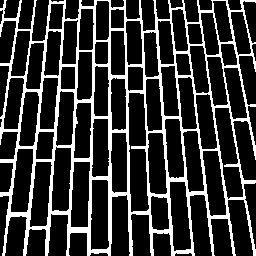
#> input picture tests/fixtures/vector_map/corpus/brick/mask.png, 256 x 256 px, found by its file name
$ python vector_map_topology_fallback.py
#> lines starting #> are read from the running program, lines starting #| are printed output that depends on the picture
### tests/fixtures/vector_map/corpus/make_corpus.py
"""Generate the S1.4 acceptance corpus v1 (STABL-cbwzjyky, spec 10).

Eight cases, two per required image class. Wrapper convention: white (255) is material.
Each case commits source.png (the processing-size input) and mask.png (the reviewed
intended geometry). The mask is traced. The render is compared with the same mask.

skimage sources come from the skimage 0.26.0 bundled data. Their licenses are in the
skimage docstrings and are copied into corpus.json. Original sources are drawn here.

derive_mask() reproduces every committed mask from the committed source.
A manual correction must be a deterministic patch operation in CASES.

Run from the repo root to rewrite the committed files:
    python -m tests.fixtures.vector_map.corpus.make_corpus
"""

import hashlib
import json
from importlib.metadata import version
from pathlib import Path

import numpy as np
from PIL import Image, ImageDraw
from scipy import ndimage

from tests.fixtures.vector_map.corpus import metrics

MAX_SIDE = 256
SUPERSAMPLE = 4
CLASSES = ("flat_graphic", "line_art", "textured_photo", "pattern")
PROPERTIES = ("sparse", "dense", "high_contrast", "low_contrast", "holes", "disconnected")

# Contrast: |median source luma of material - median of background| / 255.
CONTRAST_LABELS = ((0.6, "high_contrast"), (0.35, "medium_contrast"), (0.0, "low_contrast"))
# Edge density: metrics.perimeter(mask) / mask pixel count.
DENSE_EDGE_DENSITY = 0.05

SKIMAGE = {
    "horse": (
        "https://openclipart.org/detail/158377/horse-by-marauder",
        "CC0 1.0, given by the owner Andreas Preuss (marauder). No copyright restrictions.",
    ),
    "coins": (
        "https://www.brooklynmuseum.org/opencollection/archives/image/51611",
        "Brooklyn Museum Collection. No known copyright restrictions.",
    ),
    "gravel": (
        "https://cc0textures.com/view.php?tex=Gravel04",
        "CC0 1.0 (CC0Textures).",
    ),
    "brick": (
        "https://cc0textures.com/view.php?tex=Bricks25",
        "CC0 1.0 (CC0Textures).",
    ),
}
ORIGINAL_LICENSE = "Original work drawn by make_corpus.py for this repository. Repository license."

# Derivation parameters. Steps run in the order derive_mask() documents.
CASES = {
    "horse": {
        "class": "flat_graphic",
        "properties": ["sparse", "high_contrast"],
        "source": "skimage",
        # max_hole_area fills a 3 px LANCZOS gap between tail hairs at x=22, y=153..155.
        "derive": {"blur_sigma": 0.0, "threshold": 128, "material": "light", "open_radius": 0, "close_radius": 0,
                   "min_area": 0, "max_hole_area": 8},
    },
    "badge": {
        "class": "flat_graphic",
        "properties": ["sparse", "high_contrast", "holes", "disconnected"],
        "source": "original",
        "derive": {"blur_sigma": 0.0, "threshold": 128, "material": "light", "open_radius": 0, "close_radius": 0,
                   "min_area": 0, "max_hole_area": 0},
    },
    "bracket": {
        "class": "line_art",
        "properties": ["sparse", "high_contrast", "holes", "disconnected"],
        "source": "original",
        "derive": {"blur_sigma": 0.0, "threshold": 128, "material": "dark", "open_radius": 0, "close_radius": 0,
                   "min_area": 0, "max_hole_area": 0},
    },
    "pcb": {
        "class": "line_art",
        "properties": ["dense", "high_contrast", "holes", "disconnected"],
        "source": "original",
        "derive": {"blur_sigma": 0.0, "threshold": 128, "material": "light", "open_radius": 0, "close_radius": 0,
                   "min_area": 0, "max_hole_area": 0},
    },
    "coins": {
        "class": "textured_photo",
        "properties": ["dense", "medium_contrast", "disconnected"],
        "source": "skimage",
        # The top-hat removes the bright illumination at the top left.
        # close_radius 2 bridges two adjacent coins. Radius 1 keeps all 24 separate.
        "derive": {"blur_sigma": 1.0, "tophat_size": 41, "threshold": 40, "material": "light", "open_radius": 1,
                   "close_radius": 1, "min_area": 40, "max_hole_area": 400},
    },
    "gravel": {
        "class": "textured_photo",
        "properties": ["dense", "low_contrast", "holes", "disconnected"],
        "source": "skimage",
        "derive": {"blur_sigma": 1.0, "threshold": 132, "material": "light", "open_radius": 1, "close_radius": 0,
                   "min_area": 12, "max_hole_area": 8},
    },
    "brick": {
        "class": "pattern",
        "properties": ["dense", "low_contrast", "holes"],
        "source": "skimage",
        # Material is the mortar network. The top-hat keeps thin bright lines and drops the shading.
        "derive": {"blur_sigma": 0.5, "tophat_size": 9, "threshold": 25, "material": "light", "open_radius": 0,
                   "close_radius": 0, "min_area": 30, "max_hole_area": 8},
    },
    "truchet": {
        "class": "pattern",
        "properties": ["dense", "low_contrast", "holes", "disconnected"],
        "source": "original",
        "derive": {"blur_sigma": 1.0, "threshold": 128, "material": "light", "open_radius": 0, "close_radius": 0,
                   "min_area": 8, "max_hole_area": 8},
    },
}
for _case in CASES.values():
    _case["derive"].setdefault("tophat_size", 0)
    _case["derive"].setdefault("patches", [])


# --- Sources ------------------------------------------------------------------


# [14 lines left out: functions _resize_long_side, _skimage_source, not called in this run]


def _canvas(background, size=(MAX_SIDE, MAX_SIDE)):
    image = Image.new("L", (size[0] * SUPERSAMPLE, size[1] * SUPERSAMPLE), background)
    return image, ImageDraw.Draw(image)


# [72 lines left out: functions _star, _badge, _bracket, _pcb, _truchet, not called in this run]


_ORIGINALS = {"badge": _badge, "bracket": _bracket, "pcb": _pcb, "truchet": _truchet}
_NOISE = {"truchet": (1406, 12)}  # case -> (seed, uniform amplitude) added after downsampling


# [9 lines left out: function build_source, not called in this run]


# --- Mask derivation ----------------------------------------------------------


def _disk(radius):
    y, x = np.ogrid[-radius : radius + 1, -radius : radius + 1]
    return x * x + y * y <= radius * radius


# [92 lines left out: functions _morph, _remove_small, _fill_small_holes, _bridge_diagonals, _patch, derive_mask, not called in this run]


# --- Inventory ----------------------------------------------------------------


def contrast(source, material):
    return abs(float(np.median(source[material])) - float(np.median(source[~material]))) / 255.0


def contrast_label(value):
    return next(label for floor, label in CONTRAST_LABELS if value >= floor)


def density_label(value):
    return "dense" if value >= DENSE_EDGE_DENSITY else "sparse"


def _sha256(path):
    return hashlib.sha256(path.read_bytes()).hexdigest()


# [104 lines left out: functions _entry, contact_sheet, main, not called in this run]


# [2 lines that do not run on import are left out]

### scripts/vector_map_vtracer.py
"""VTracer adapter for st-vector-map (spec 6.2, STABL-lohtpfiy).

One upstream interface: vtracer==0.6.15 convert_raw_image_to_svg (Q1, STABL-orcwoxml).

The input is one prepared binary layer. White (True or 255) is material.
VTracer binary mode traces DARK pixels as material, so the adapter always inverts.
Do not infer polarity from the output: a border-touching layer traced without
inversion has no full-canvas path (S1.2, STABL-snyaxjef).

VTracer does not check enums or most ranges. A bad mode silently becomes spline.
VTracer ignores alpha. This module checks the layer and the options first.
The output is inspected (S2.5, STABL-npoznayt) before any path is read. The raw text is returned unchanged.

vtracer 0.6.15 segfaults on CPython 3.14 (S4.3a, STABL-mlahbjjj). The CLI and trace_layer
refuse CPython 3.14 and later before VTracer is imported.
"""

import sys
from collections.abc import Mapping
from dataclasses import dataclass
from importlib.metadata import version
from io import BytesIO

import numpy as np
from PIL import Image

from vector_map_svg import inspect_svg

# Fixed upstream values. Not user controls. Every value goes upstream explicitly,
# because the 0.6.15 stub defaults are not reliable.
_FIXED_ARGS = {
    "img_format": "png",
    "colormode": "binary",
    "hierarchical": "stacked",
    "color_precision": 6,
    "layer_difference": 16,
    "corner_threshold": 60,
    "length_threshold": 4.0,
    "max_iterations": 10,
    "splice_threshold": 45,
    "path_precision": 8,
}

# Spline-only fitting controls. They have no measured effect in polygon mode.
_SPLINE_CONTROLS = frozenset(
    {"corner_threshold", "length_threshold", "splice_threshold", "path_precision", "max_iterations"}
)

# Wrapper policy, from the 0.6.15 web app slider. The Python binding has no
# documented maximum and accepts 129. The 0.6.15 CLI enforces 0..16.
FILTER_SPECKLE_RANGE = (0, 128)
DEFAULT_OPTIONS = {"mode": "polygon", "filter_speckle": 4}


# First CPython version that vtracer 0.6.15 does not support. The crash is native, so no
# in-process recovery is possible. Policy: STABL-mlahbjjj option 2, a vector-only runtime guard.
UNSUPPORTED_PYTHON = (3, 14)


def require_supported_python():
    """Refuse CPython 3.14 and later before VTracer is imported. Raise RuntimeError."""
    current = tuple(sys.version_info[:2])
    if current >= UNSUPPORTED_PYTHON:
        raise RuntimeError(
            f"Python {current[0]}.{current[1]} is unsupported for vector conversion. "
            "vtracer==0.6.15 crashed on CPython 3.14, so 3.14 and later are refused. Use CPython 3.12."
        )


class UnintendedBackgroundError(ValueError):
    """The trace has a full-canvas path that the input material does not explain."""


@dataclass
class TraceResult:
    svg: str
    upstream_args: dict
    vtracer_version: str


def trace_layer(layer, options=None, *, svg_limits=None):
    """Trace one binary layer. Return the upstream SVG and the resolved upstream values.

    svg_limits is wrapper policy (vector_map_svg.SvgLimits). It never goes upstream.
    Zero paths are valid here: empty or speckle-filtered material traces to nothing.
    """
    material = _material(layer)
    resolved = resolve_options(options)
    require_supported_python()
    try:
        import vtracer
    except ImportError as exc:
        raise RuntimeError("st-vector-map needs vtracer==0.6.15. Install the vector extra.") from exc

    args = {**_FIXED_ARGS, **resolved}
    svg = vtracer.convert_raw_image_to_svg(_inverted_png(material), **args)
    check_full_canvas(svg, material, limits=svg_limits)
    return TraceResult(svg=svg, upstream_args=dict(args), vtracer_version=version("vtracer"))


# [19 lines left out: function check_full_canvas, not called in this run]


def _material(layer):
    if not isinstance(layer, np.ndarray):
        raise TypeError(f"Layer must be a numpy array, not {type(layer).__name__}.")
    if layer.ndim != 2:
        raise ValueError(
            f"Layer must be a 2-D binary array. Got shape {layer.shape}. "
            "Flatten alpha and colour before tracing."
        )
    if layer.size == 0:
        raise ValueError("Layer is empty.")
    if layer.dtype == bool:
        return layer
    if layer.dtype == np.uint8 and np.isin(layer, (0, 255)).all():
        return layer == 255
    raise ValueError("Layer must be binary: bool, or uint8 with values 0 and 255 only.")


def resolve_options(options):
    """Check user options against the polygon-mode policy. Return the resolved user options."""
    if options is None:
        options = {}
    elif not isinstance(options, Mapping):
        raise TypeError(f"Options must be a mapping or None, not {type(options).__name__}.")
    resolved = dict(DEFAULT_OPTIONS)
    for name, value in options.items():
        if name in _SPLINE_CONTROLS:
            raise ValueError(f"{name} has no effect in polygon mode. Polygon mode exposes filter_speckle only.")
        if name not in DEFAULT_OPTIONS:
            raise ValueError(f"Option {name!r} is unknown. Allowed: {sorted(DEFAULT_OPTIONS)}.")
        resolved[name] = value
    if resolved["mode"] == "spline":
        raise ValueError(
            "mode 'spline' is blocked until it passes the hole, alignment and OpenSCAD cases."
        )
    if resolved["mode"] != "polygon":
        raise ValueError(f"mode must be 'polygon'. Got {resolved['mode']!r}.")
    low, high = FILTER_SPECKLE_RANGE
    speckle = resolved["filter_speckle"]
    if type(speckle) is not int or not low <= speckle <= high:
        raise ValueError(f"filter_speckle must be an int from {low} to {high}. Got {speckle!r}.")
    return resolved


def _inverted_png(material):
    """Encode material as dark pixels in a grayscale PNG with no alpha channel."""
    out = BytesIO()
    Image.fromarray(np.where(material, 0, 255).astype(np.uint8), mode="L").save(out, "PNG")
    return out.getvalue()


# [5 lines left out: function _border_majority, not called in this run]

### spikes/vector_map_topology_fallback.py
"""STABL-wuzmvgxm research spike: topology-preserving fallback for minimum-feature-size masks.

Throwaway research code. Nothing in scripts/ imports it. No production change, no dependency change.
Uses the locked S1.4 rules in tests/fixtures/vector_map/corpus/metrics.py unchanged.
Run with the dedicated Python 3.12 interpreter (VTracer 0.6.15 crashes on 3.14):
    conda activate stability-toys && python spikes/vector_map_topology_fallback.py
Writes docs/superpowers/reports/2026-10-17-vector-map-topology-fallback/results.json.

Methods, each scored on all eight reviewed corpus masks at their processing size:
  vtracer        Current production trace, filter_speckle 4 (S1.4 default).
  up{k}_s{s}     Nearest-neighbour upscale by k, VTracer at speckle s, vectors scaled back by viewBox.
  pixel_edge     Exact pixel-boundary (crack) tracer. Topology-exact by construction.
  router_width   vtracer when both class minimum widths are >= 4 px, otherwise pixel_edge.
  router_verify  vtracer when it passes S1.4 against its own mask, otherwise pixel_edge.
"""

import hashlib
import json
import platform
import statistics
import sys
import time
from importlib.metadata import version
from pathlib import Path

ROOT = Path(__file__).resolve().parents[1]
sys.path[:0] = [str(ROOT), str(ROOT / "scripts")]

import numpy as np  # noqa: E402
from PIL import Image  # noqa: E402
from scipy import ndimage  # noqa: E402

import vector_map_vtracer as adapter  # noqa: E402
from tests.fixtures.vector_map.corpus import make_corpus, metrics  # noqa: E402

CORPUS = ROOT / "tests" / "fixtures" / "vector_map" / "corpus"
OUT = ROOT / "docs" / "superpowers" / "reports" / "2026-10-17-vector-map-topology-fallback" / "results.json"
LOCKED_METRICS_SHA256 = "7050d8cc4938a2fc75103c735c64430b275a32d79b74488861e4c8f1ac672898"
HARD = ("bracket", "brick", "gravel", "horse")
UPSCALES = ((2, 4), (2, 16), (4, 4), (4, 64))  # (k, speckle). Speckle k*k*4 keeps the same area in source pixels.
MAX_WIDTH = 16


def _timed(call):
    """One untimed warm-up, then the locked number of timed calls. Return (last value, median ms)."""
    for _ in range(metrics.TIMING["warmup_calls"]):
        call()
    times = []
    for _ in range(metrics.TIMING["timed_calls"]):
        start = time.perf_counter()
        value = call()
        times.append((time.perf_counter() - start) * 1000)
    return value, statistics.median(times)


# --- Local width ------------------------------------------------------------------


def local_width(cls, outside):
    """Per-pixel side of the largest axis-aligned square of the class that covers the pixel, capped.

    Generalizes the production 4x4 square-coverage diagnostic. outside is the value of
    off-canvas pixels: False for material, True for background (thin exterior margins are not gaps).
    """
#> called with cls = array of shape (12, 12), outside = False
    pad = MAX_WIDTH
    padded = np.pad(cls, pad, constant_values=outside)
    width = np.zeros(padded.shape, np.int32)
    for k in range(1, MAX_WIDTH + 1):
        covered = ndimage.binary_dilation(ndimage.binary_erosion(padded, np.ones((k, k), bool)), np.ones((k, k), bool))
        width[covered & padded] = k
    return width[pad:-pad, pad:-pad]


def _check_local_width():
    bar = np.zeros((12, 12), bool)
    bar[2:10, 4:7] = True
    width = local_width(bar, False)
    assert width[bar].min() == 3 and width[bar].max() == 3, width[bar]


def skeleton_width(cls):
    """Minimum inscribed diameter on the interior medial axis (skeleton pixels with two or more neighbours)."""
    from skimage.morphology import skeletonize

    skeleton = skeletonize(cls)
    neighbours = ndimage.convolve(skeleton.astype(int), np.ones((3, 3), int), mode="constant") - 1
    interior = skeleton & (neighbours >= 2)
    if not interior.any():
        return None
    return float(2 * ndimage.distance_transform_edt(np.pad(cls, 1))[1:-1, 1:-1][interior].min())


def widths(material):
    fg, bg = local_width(material, False), local_width(~material, True)
    return {
        "material_min_px": int(fg[material].min()),
        "background_min_px": int(bg[~material].min()),
        "material_below_4_px": int(np.count_nonzero(material & (fg < 4))),
        "background_below_4_px": int(np.count_nonzero(~material & (bg < 4))),
        "material_skeleton_min_px": skeleton_width(material),
        "background_skeleton_min_px": skeleton_width(~material),
    }


# --- Tracers ----------------------------------------------------------------------


def trace_vtracer(material, speckle=metrics.CURRENT_DEFAULT):
    return adapter.trace_layer(material, {"filter_speckle": speckle}).svg


# [7 lines left out: function trace_upscaled, not called in this run]


# Directed boundary edges, clockwise on screen (y down) around each material pixel at (row, col).
_EDGES = (  # (neighbour drow, dcol), start corner (dx, dy), end corner (dx, dy)
    ((-1, 0), (0, 0), (1, 0)),  # top
    ((0, 1), (1, 0), (1, 1)),  # right
    ((1, 0), (1, 1), (0, 1)),  # bottom
    ((0, -1), (0, 1), (0, 0)),  # left
)


# [46 lines left out: functions trace_pixel_edge, _turn, _corners, not called in this run]


# --- Scoring ----------------------------------------------------------------------


def score(material, trace):
    height, width = material.shape
    svg, trace_ms = _timed(lambda: trace(material))
    rendered = metrics.render(svg, width, height)
    area = metrics.polygon_area(svg)
    scale = _viewbox_scale(svg, width)
    result = metrics.evaluate(material, rendered, area / scale ** 2)
    result.update(metrics.svg_complexity(svg))
    result.update(trace_median_ms=round(trace_ms, 3), svg_sha256=hashlib.sha256(svg.encode()).hexdigest())
    return result


# [5 lines left out: function _viewbox_scale, not called in this run]


SUMMARY = ("passed", "failures", "topology_mask", "topology_render", "xor_per_perimeter_px",
           "boundary_max_distance_px", "centroid_shift_px", "area_dev_abs_per_perimeter_px",
           "paths", "commands", "svg_bytes", "trace_median_ms")


def main():
    actual = hashlib.sha256((CORPUS / "metrics.py").read_bytes()).hexdigest()
    if actual != LOCKED_METRICS_SHA256:
        raise SystemExit(f"metrics.py changed since S1.4 ({actual}). Refuse to measure.")
    _check_local_width()
    masks = {case: np.asarray(Image.open(CORPUS / case / "mask.png")) == 255 for case in sorted(make_corpus.CASES)}
#> masks = 8 items
    methods = {"vtracer": trace_vtracer, "pixel_edge": trace_pixel_edge}
    for k, speckle in UPSCALES:
        methods[f"up{k}_s{speckle}"] = lambda m, k=k, s=speckle: trace_upscaled(m, k, s)
    cases = {}
    for case, material in masks.items():
        row = {"shape": list(material.shape), "hard": case in HARD, "widths": widths(material), "methods": {}}
#> call 2 of local_width, with outside = False
#> after the loop in local_width (call 2), `for k in range(1, MAX_WIDTH + 1):`:
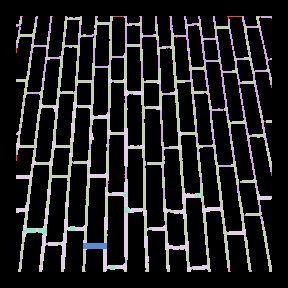
#> width: shape (288, 288) int32; 7 distinct labels, from 0 to 6; one colour per label, 0 black
#> in local_width (call 2), `return width[pad:-pad, pad:-pad]`:
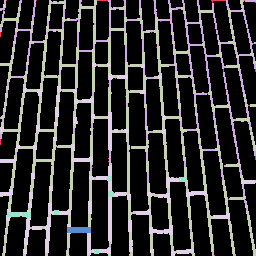
#> returned value: shape (256, 256) int32; 7 distinct labels, from 0 to 6; one colour per label, 0 black
#> call 3 of local_width, with outside = True
#> in local_width (call 3), `pad = MAX_WIDTH`: pad = 16
#> after the loop in local_width (call 3), `for k in range(1, MAX_WIDTH + 1):`:
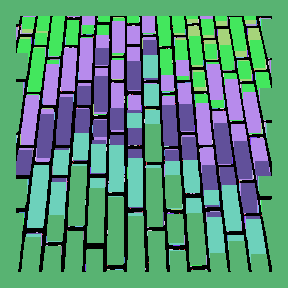
#> width: shape (288, 288) int32; 17 distinct labels, from 0 to 16; one colour per label, 0 black
#> in local_width (call 3), `return width[pad:-pad, pad:-pad]`:
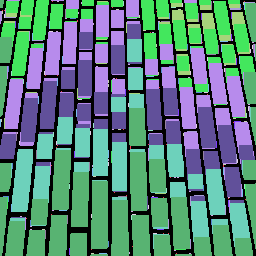
#> returned value: shape (256, 256) int32; 17 distinct labels, from 0 to 16; one colour per label, 0 black
#> in skeleton_width, `neighbours = ndimage.convolve(skeleton.astype(int), np.ones((3, 3), in..`:
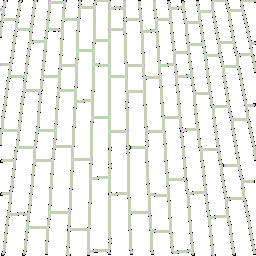
#> neighbours: shape (256, 256) int64; 6 distinct labels, from -1 to 4; one colour per label, 0 black, -1 white
#> in skeleton_width (call 2), `neighbours = ndimage.convolve(skeleton.astype(int), np.ones((3, 3), in..`:
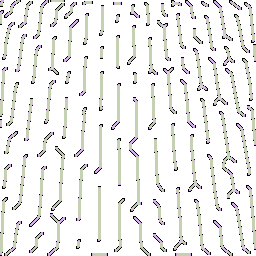
#> neighbours: shape (256, 256) int64; 6 distinct labels, from -1 to 4; one colour per label, 0 black, -1 white
#> in skeleton_width (call 2), `interior = skeleton & (neighbours >= 2)`:
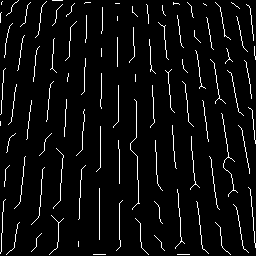
#> interior: shape (256, 256) bool; 4.8% white in thin lines or dots
        for name, trace in methods.items():
            measured = score(material, trace)
            row["methods"][name] = {key: measured[key] for key in SUMMARY}
            print(f"{case:<8} {name:<11} {'PASS' if measured['passed'] else 'FAIL ' + ','.join(measured['failures'])}"
                  f"  commands={measured['commands']} bytes={measured['svg_bytes']} ms={measured['trace_median_ms']}",
                  flush=True)
        w = row["widths"]
        thin = w["material_min_px"] < 4 or w["background_min_px"] < 4
        verify = row["methods"]["vtracer"]["passed"]
        row["router_width"] = "pixel_edge" if thin else "vtracer"
        row["router_verify"] = "vtracer" if verify else "pixel_edge"
        cases[case] = row
    OUT.parent.mkdir(parents=True, exist_ok=True)
    OUT.write_text(json.dumps({
        "issue": "STABL-wuzmvgxm",
        "metrics_sha256": actual,
        "tolerances": metrics.TOLERANCES,
        "timing": metrics.TIMING,
        "speckle_default": metrics.CURRENT_DEFAULT,
        "upscales": [list(u) for u in UPSCALES],
        "environment": {
            "python": platform.python_version(), "platform": platform.platform(), "machine": platform.machine(),
            **{name: version(name) for name in ("vtracer", "resvg-py", "numpy", "scipy", "scikit-image", "pillow")},
        },
        "cases": cases,
    }, indent=2, sort_keys=True) + "\n")
    print(f"wrote {OUT.relative_to(ROOT)}")


if __name__ == "__main__":
    main()
#> (the call stopped at in trace_layer, `svg = vtracer.convert_raw_image_to_svg(_inverted_png(material), **args)`: vtracer is not available in this run)
